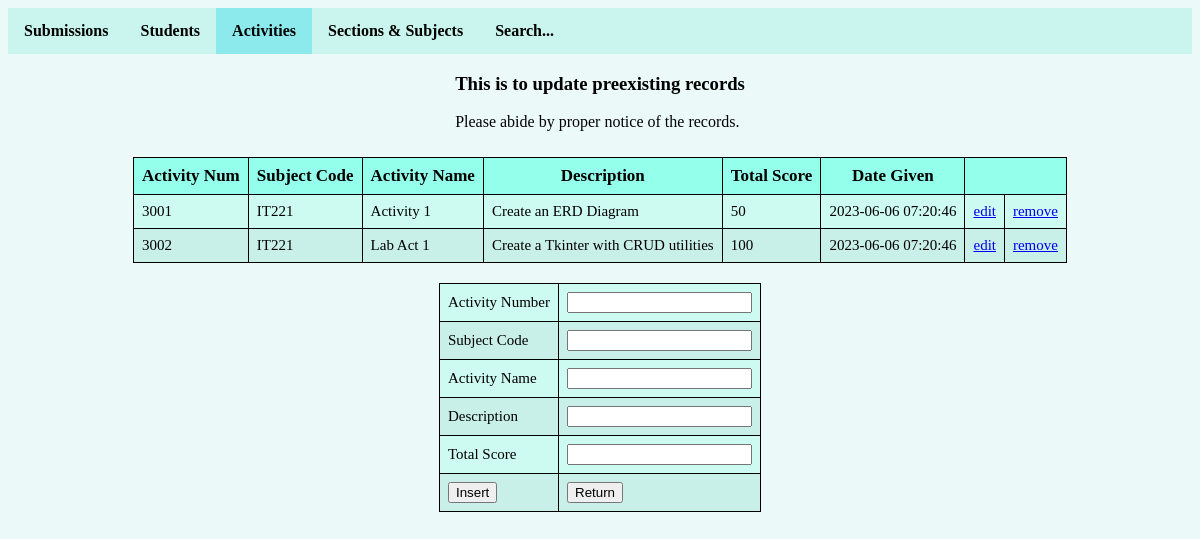
Page /addnew-activity.php on the committed database.
### tables this page shows
CREATE TABLE `activity` (
  `activityNum` int(10) NOT NULL,
  `subjectCode` int(5) DEFAULT NULL,
  `name` varchar(20) DEFAULT NULL,
  `instruction` text DEFAULT NULL,
  `totalscore` int(3) DEFAULT NULL,
  `date_given` timestamp NOT NULL DEFAULT current_timestamp() ON UPDATE current_timestamp()
);

CREATE TABLE `subject` (
  `subjectCode` int(5) NOT NULL,
  `subName` varchar(20) DEFAULT NULL,
  `description` text DEFAULT NULL,
  `sectionID` int(10) DEFAULT NULL
);

### addnew-activity.php (the view, shortened to what this page needs)
<!DOCTYPE html>
<html>
<head>
	<link rel="stylesheet" href="style/style.css">
</head>
<body>
	<ul>
		<center>
  		<li><a href="index-change.php">Submissions</a></li>
  		<li><a href="addnew-student.php">Students</a></li>
  		<li><a class="active" href="addnew-activity.php">Activities</a></li>
  		<li><a href="addnew-section.php">Sections & Subjects</a></li>
  		<li><a href="searchbar.php">Search...</a></li>
  		</center>
	</ul>
	<div class="flex-container">
		<div class="mightybond">
			<div>
				<h3>This is to update preexisting records </h3>
			</div>
			<div>
				<p>Please abide by proper notice of the records.</p>
			</div>
		</div>
		<div class="flexbox">
		<table>
		  <thead>
		    <tr>
		    	<th>Activity Num</th>
		    	<th>Subject Code</th>
		      	<th>Activity Name</th>
		      	<th>Description</th>
		      	<th>Total Score</th>
		      	<th>Date Given</th>
		      	<th colspan="2"></th>
		    </tr>
		  </thead>
		  <tbody>
		  		<?php
		  		include "connection.php";
		  		$sql = "SELECT activityNum, activity.subjectCode, subject.subjectCode, name, subName, instruction, totalscore, date_given FROM activity LEFT JOIN subject ON activity.subjectCode = subject.subjectCode;";
		  		$result = mysqli_query($conn, $sql);
		  		while ($row = mysqli_fetch_assoc($result)) {
		  			?>
		  			<tr>
				      <td><?php echo $row['activityNum'] ?></td>
				      <td><?php echo $row['subName'] ?></td>
				      <td><?php echo $row['name'] ?></td>
				      <td><?php echo $row['instruction'] ?></td>
				      <td><?php echo $row['totalscore'] ?></td>
				      <td><?php echo $row['date_given'] ?></td>
				      <td>
				      	<a href="update-activity.php?id=<?php echo $row['activityNum'] ?>">edit</a>
				      </td>
				      <td>
				      	<a href="delete-activity.php?id=<?php echo $row['activityNum'] ?>">remove</a>
				      </td>
				    </tr>
		  		<?php
		  		}
		  	?>
		  			</tbody>
				</table>
		  	</div>
		<div class="flexbox">
			<form action="" method="post">
					<table style="border:0">
						<tr>
							<td>
								<label class="label">Activity Number</label>
							</td>
							<td>
								<input type="text" class="form-control" name="activity">
							</td>
						</tr>
						<tr>
							<td>
								<label class="label">Subject Code</label>
							</td>
							<td>
								<input type="text" class="form-control" name="subjectFor">
							</td>
						</tr>
						<tr>
							<td>
								<label class="label">Activity Name</label>
							</td>
							<td>
								<input type="text" class="form-control" name="name">
							</td>
						</tr>
						<tr>
							<td>
								<label class="form-label text-light-emphasis">Description</label>
							</td>
							<td>
								<input type="text" class="form-control" name="description">
							</td>
						</tr>
						<tr>
							<td>
								<label class="form-label text-light-emphasis">Total Score</label>
							</td>
							<td>
								<input type="text" class="form-control" name="totalscore">
							</td>
						</tr>
						<tr>
							<td>
								<button type="submit" class="btn btn-info" name="submit">Insert</button>
							</td>
							<td>
								<input type="button" value="Return" onclick="Return()" name="return"/>
							</td>
						</tr>
					</table>
				</form>
			</div>
		</div>
	</body>
</html>

### style/style.css (style rules this page uses)
ul { list-style-type: none; margin: 0; padding: 0; overflow: hidden; background-color: #c9f5ee; }
li { float: left; }
li a { display: block; color: black; text-align: center; padding: 14px 16px; font-weight:bold; text-decoration:unset; }
.active { background-color: #8ceaed; }
table { border-collapse: collapse; border-spacing: 0; width: 100%; border: 1px solid #ddd; }
th { background-color: #94ffea; border:1px solid; padding:8px; font-size:17px; }
td { border:1px solid; padding:8px; font-size:15px; }
.flex-container { display:flex; justify-content:center; align-items:center; flex-direction:column; }
.flexbox { display:flex; justify-content:center; align-items:center; margin:10px; }
body { background-color:#ebfaf8 }
tr:nth-child(even) { background-color: #c9f0e8 }
tr:nth-child(odd) { background-color: #cdfaf1 }

### rows in the picture
activity: activityNum "3001", subjectCode.subName "IT221", name "Activity 1", instruction "Create an ERD Diagram", totalscore "50", date_given "2023-06-06 07:20:46"
activity: activityNum "3002", subjectCode.subName "IT221", name "Lab Act 1", instruction "Create a Tkinter with CRUD utilities", totalscore "100", date_given "2023-06-06 07:20:46"
